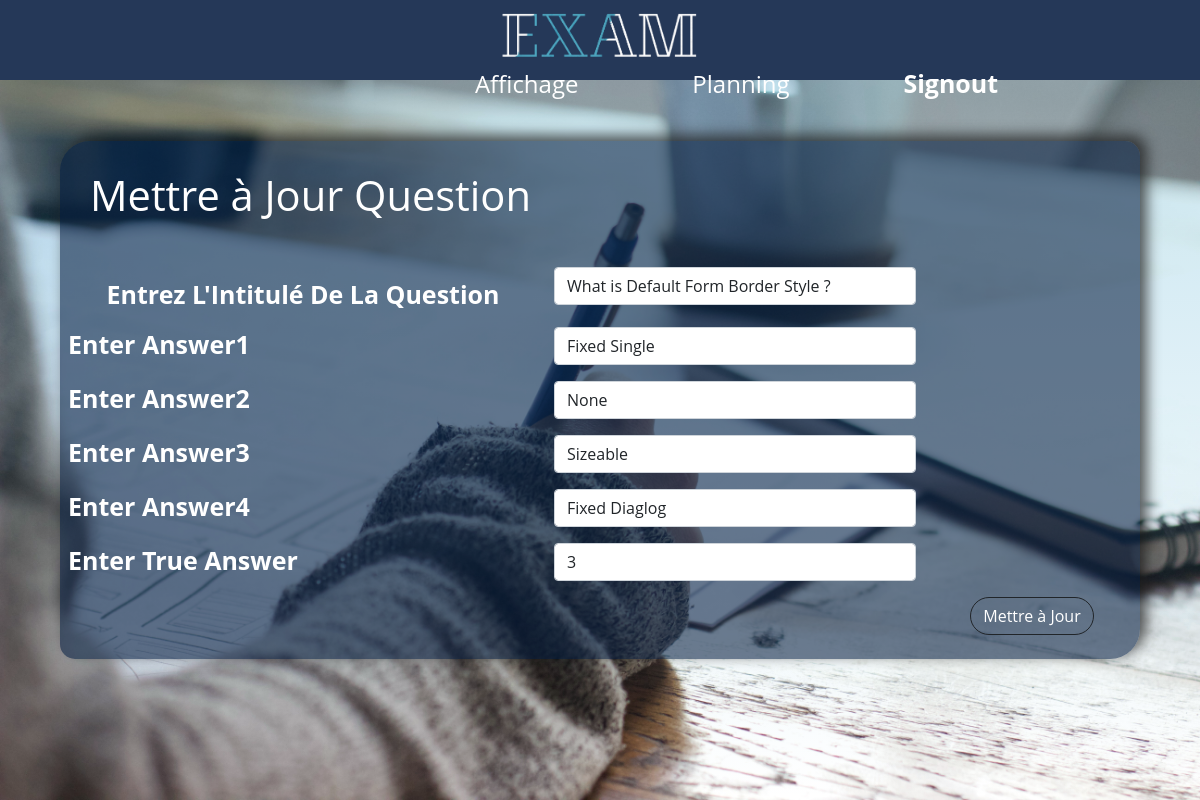
/Ens/queupdate.php?que_id=17 (signed in), run on the app's committed database.
### tables this page shows
CREATE TABLE IF NOT EXISTS `mst_question` (
  `que_id` int(5) NOT NULL AUTO_INCREMENT,
  `test_id` int(5) NOT NULL,
  `que_desc` varchar(150) DEFAULT NULL,
  `ans1` varchar(75) DEFAULT NULL,
  `ans2` varchar(75) DEFAULT NULL,
  `ans3` varchar(75) DEFAULT NULL,
  `ans4` varchar(75) DEFAULT NULL,
  `true_ans` int(1) DEFAULT NULL,
  PRIMARY KEY (`que_id`,`test_id`),
  KEY `test_id` (`test_id`)
);

### Ens/queupdate.php (the view, shortened to what this page needs)
<html>
<head>
    <link href="./css/subAdd.css" rel="stylesheet" type="text/css">
    <link href="https://cdn.jsdelivr.net/npm/bootstrap@5.0.1/dist/css/bootstrap.min.css" rel="stylesheet">
</head>
<body>
<?php
include("header.php");
include("../database.php");
extract($_REQUEST);
$id=$_GET['que_id'];
$q=mysqli_query($con,"select * from mst_question where que_id='$id'");
$res=mysqli_fetch_assoc($q);
?>
<div class="main">
    <div class="ajouter" >
        <h1>Mettre à Jour Question</h1>
        <form name="form1" method="post" onSubmit="return check();">
            <table class="table table-borderless">
                <tr>
                    <td width="45%" height="32"><div style="display: flex;justify-content: center;color: cornsilk;"><strong>Entrez L'Intitulé De La Question </strong></div></td>
                    <td width="35%" height="5">   <input style="display: flex;justify-content: center;border-radius;25px;" class="form-control" value="<?php echo $res['que_desc']; ?>" name="addque" cols="60" rows="2" id="addque" Type="text">
                    <td width="20%" height="32">
                <tr>
                    <td height="26"><div align="left"><strong>Enter Answer1 </strong></div></td>
                    <td><input style="border-radius;25px;"class="form-control" value="<?php echo $res['ans1']; ?>" name="ans1" type="text" id="ans1" size="85" maxlength="85" type="text" ></td>
                    <td>&nbsp;</td>
                </tr>
                <tr>
                    <td height="26"><div align="left"><strong>Enter Answer2 </strong></div></td>
                    <td><input style="border-radius;25px;" class="form-control" value="<?php echo $res['ans2']; ?>" name="ans2" type="text" id="ans2" size="85" maxlength="85" type="text" ></td>
                    <td>&nbsp;</td>
                </tr>
                <tr>
                    <td height="26"><div align="left"><strong>Enter Answer3 </strong></div></td>
                    <td><input style="border-radius;25px;" class="form-control" value="<?php echo $res['ans3']; ?>" name="ans3" type="text" id="ans3" size="85" maxlength="85" type="text" ></td>
                    <td>&nbsp;</td>
                </tr>
                <tr>
                    <td height="26"><div align="left"><strong>Enter Answer4 </strong></div></td>
                    <td><input style="border-radius;25px;" class="form-control" value="<?php echo $res['ans4']; ?>" name="ans4" type="text" id="ans4" size="85" maxlength="85" type="text" ></td>
                    <td>&nbsp;</td>
                </tr>
                <tr>
                    <td height="26"><div align="left"><strong>Enter True Answer </strong></div></td>
                    <td><input style="border-radius;25px;" class="form-control" value="<?php echo $res['true_ans']; ?>" name="anstrue" type="text" id="anstrue" size="50" maxlength="50" type="text" ></td>
                    <td>&nbsp;</td>
                </tr>
                <tr>
                    <td height="26"></td>
                    <td></td>
                    <td style="display: flex;justify-content: center;"><input style="color: white;" class="btn btn-outline-dark"id="button" type="submit" name="update" value="Mettre à Jour" ></td>
                </tr>
            </table>
        </form>
    </div>
</div>
</body>
</html>

### Ens/css/subAdd.css (style rules this page uses)
* { margin:0; padding: 0; box-sizing: border-box; font-family: 'Open Sans', sans-serif ; }
.main { display: flex; justify-content: center; width:100%; height: 100vh; background: linear-gradient(rgba(10, 140, 192, 0.247),transparent),url("../img/addSub.jpg"); background-size: cover; background-repeat: no-repeat; flex-direction: column; align-items: center; text-align: center; }
.ajouter { margin:20%; width:90%; height:700px; box-shadow:6px -5px 14px 1px rgba(27,27,27,0.72) ; text-align:left; border-radius: 30px 15px; color: white; background-color: rgba(3, 27, 63, 0.568); }
#button { border-radius: 25px; }
h1 { padding:30px ; }

### Ens/css/header.css (style rules this page uses)
h1 { font-size: 2.6rem; }
strong { font-size: 25px; margin-top: 2%; color: #fff; }

### data on the page
mst_question: addque "What is Default Form Border Style ?", ans1 "Fixed Single", ans2 "None", ans3 "Sizeable", ans4 "Fixed Diaglog", anstrue "3"
